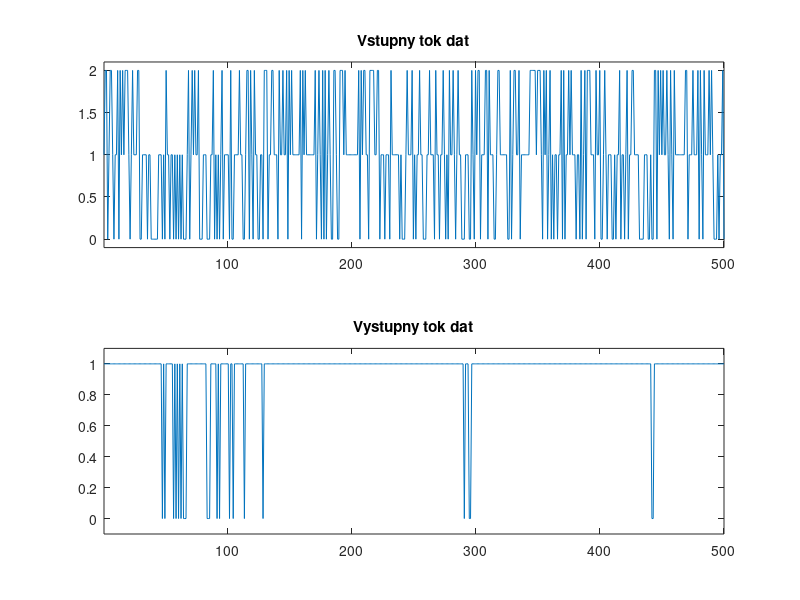
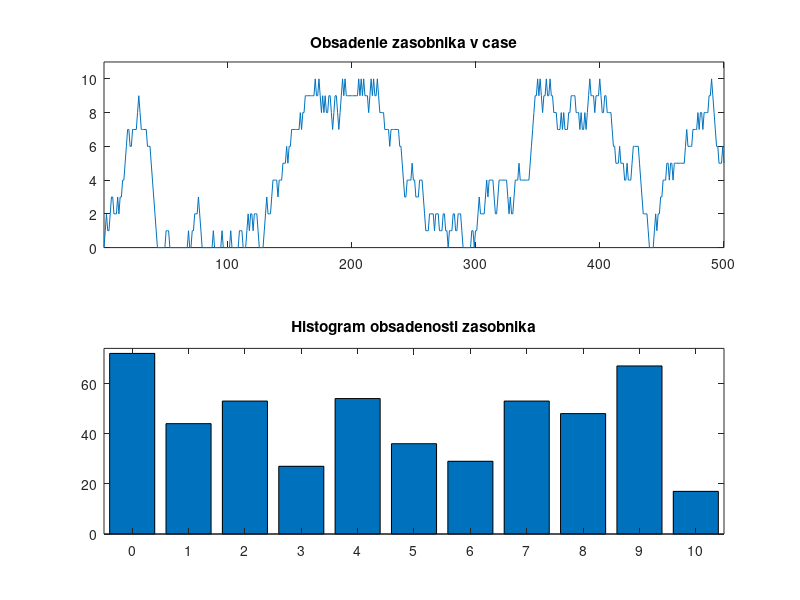

These charts were generated, in order, by the following MATLAB code:
clc;
clear;
close all;

%config
maxVstup = 2;
Pp = 0.5;
maxVystup = 1;
% outputP = 0.08;
kapacBuff = 10;
kapacVystup = 1;
iteracie = 500;

stackSize = 0;
stats_inputFlow = zeros(1,iteracie);
stats_outputFlow = zeros(1,iteracie);
stats_dropCount = 0;
stats_bufferSize = zeros(1,iteracie);

for i = 1 : iteracie
 
	%receiving
	input = binornd(maxVstup, Pp);
%	fprintf('prislo: ');
%  disp(input);  
  
	if stackSize < kapacBuff 	
		stackSize = stackSize + input;
	end

%	fprintf('v stacku: ');
%  disp(stackSize);
	
	if stackSize > 0
		stats_outputFlow(i) = min(stackSize, kapacVystup);
  else
		stats_outputFlow(i) = 0;
	end
	
	%sending
	for j = 1 : kapacVystup
 		if stackSize > 0
				stackSize = stackSize - min(stackSize, kapacVystup);
 		end
	end
  
%  fprintf('po odvysielani: ');
%  disp(stackSize);

	stats_inputFlow(i) = input;
	stats_bufferSize(i) = stackSize;

end

maxBuffer = max(stats_bufferSize);
stats_bufferHistogram = zeros(1,maxBuffer+1);
for i = 1 : iteracie
  stats_bufferHistogram(stats_bufferSize(i)+1) = stats_bufferHistogram(stats_bufferSize(i)+1)+1;
end

figure('name', 'Tok');
subplot(2,1,1);
plot(stats_inputFlow);
axis([1 iteracie -0.1 maxVstup+0.1]);
title('Vstupny tok dat');
subplot(2,1,2);
plot(stats_outputFlow);
axis([1 iteracie -0.1 maxVystup+0.1])
title('Vystupny tok dat');

figure('name', 'Zasobnik');
subplot(2,1,1);
plot(stats_bufferSize);
axis([1 iteracie 0 max(stats_bufferSize)+1]);
title('Obsadenie zasobnika v case');
subplot(2,1,2);
bar(0:maxBuffer,stats_bufferHistogram);
axis([-0.5 maxBuffer+0.5 0 max(stats_bufferHistogram)+2]);
title('Histogram obsadenosti zasobnika');

disp('Vyuzitie vysielaca [%]');
disp(length(stats_outputFlow(stats_outputFlow>0))/iteracie*100);
